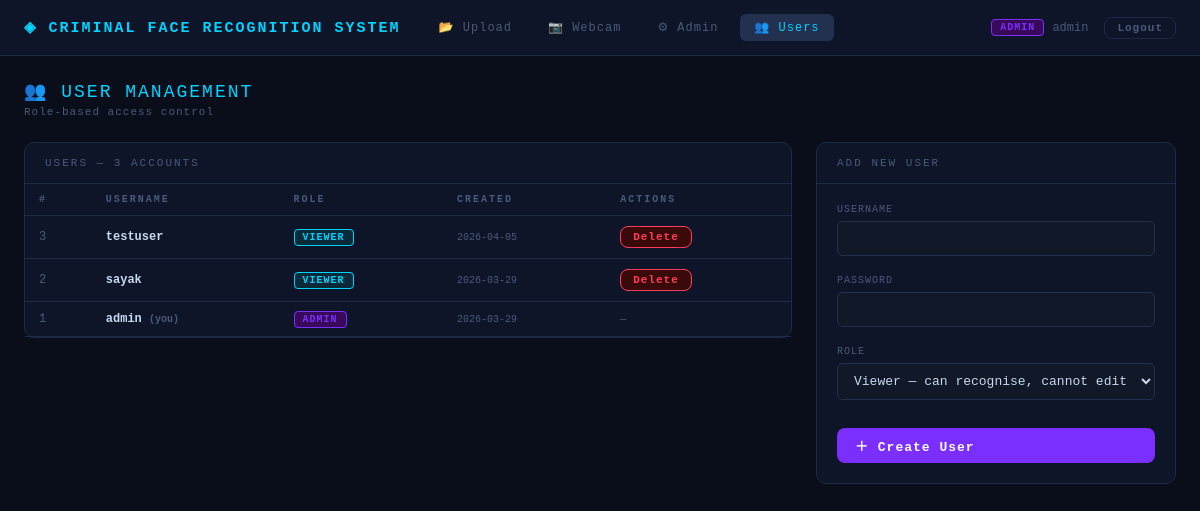
The app's page /auth/users (signed in) with its own data.
### app/models.py (models this page shows, shortened)
class User(UserMixin, db.Model):
    __tablename__ = "users"
    id            = db.Column(db.Integer, primary_key=True)
    username      = db.Column(db.String(80), unique=True, nullable=False)
    password_hash = db.Column(db.String(256), nullable=False)
    role          = db.Column(db.String(20), nullable=False, default="viewer")  # admin | viewer
    created_at    = db.Column(db.DateTime, default=datetime.utcnow)
    def is_admin(self):
        return self.role == "admin"

### app/auth/routes.py (the view)
@auth_bp.route("/users")
@login_required
@admin_required
def users():
    all_users = User.query.order_by(User.created_at.desc()).all()
    return render_template("auth/users.html", users=all_users)

### app/auth/routes.py (called while the page is built)
def admin_required(f):
    @wraps(f)
    def decorated(*args, **kwargs):
        if not current_user.is_authenticated or not current_user.is_admin():
            flash("Admin access required.", "danger")
            return redirect(url_for("recognize.upload"))
        return f(*args, **kwargs)
    return decorated

### templates/auth/users.html (shortened to what this page needs)
{% extends "base.html" %}
{% block content %}
<div class="page-header">
  <div class="page-title">👥 USER MANAGEMENT</div>
  <div class="page-sub">Role-based access control</div>
</div>
<div style="display:grid;grid-template-columns:1fr 360px;gap:1.5rem;align-items:start">
  <div class="card">
    <div class="card-header">
      <span class="card-title">USERS — {{ users|length }} ACCOUNT{{ 'S' if users|length != 1 }}</span>
    </div>
    <div class="card-body" style="padding:0">
      <table class="data-table">
        <thead>
          <tr>
            <th>#</th><th>USERNAME</th><th>ROLE</th><th>CREATED</th><th>ACTIONS</th>
          </tr>
        </thead>
        <tbody>
          {% for u in users %}
          <tr>
            <td class="text-dim">{{ u.id }}</td>
            <td style="font-weight:bold">
              {{ u.username }}
              {% if u.id == current_user.id %}<span class="text-xs text-dim"> (you)</span>{% endif %}
            </td>
            <td>
              <span class="badge badge-{{ u.role }}">{{ u.role.upper() }}</span>
            </td>
            <td class="text-dim text-xs">{{ u.created_at.strftime('%Y-%m-%d') if u.created_at else '—' }}</td>
            <td>
              {% if u.id != current_user.id %}
              <form method="POST" action="{{ url_for('auth.delete_user', user_id=u.id) }}"
                    onsubmit="return confirm('Delete user {{ u.username }}?')">
                <button class="btn btn-danger btn-sm">Delete</button>
              </form>
              {% else %}
              <span class="text-dim text-xs">—</span>
              {% endif %}
            </td>
          </tr>
          {% endfor %}
        </tbody>
      </table>
    </div>
  </div>
  <div class="card">
    <div class="card-header"><span class="card-title">ADD NEW USER</span></div>
    <div class="card-body">
      <form method="POST" action="{{ url_for('auth.add_user') }}">
        <div class="form-group">
          <label class="form-label">USERNAME</label>
          <input class="form-control" type="text" name="username" required />
        </div>
        <div class="form-group">
          <label class="form-label">PASSWORD</label>
          <input class="form-control" type="password" name="password" required />
        </div>
        <div class="form-group">
          <label class="form-label">ROLE</label>
          <select class="form-control" name="role">
            <option value="viewer">Viewer — can recognise, cannot edit DB</option>
          </select>
        </div>
        <button class="btn btn-primary w-full mt-1">＋ Create User</button>
      </form>
    </div>
  </div>
</div>
{% endblock %}

### templates/base.html (shortened to what this page needs)
<!DOCTYPE html>
<html lang="en">
<head>
  <link rel="stylesheet" href="{{ url_for('static', filename='css/main.css') }}"/>
</head>
<body>
{% if current_user.is_authenticated %}
<nav class="navbar">
  <div class="nav-brand">
    <span class="accent">◈</span> CRIMINAL FACE RECOGNITION SYSTEM
  </div>
  <div class="nav-links">
    <a href="{{ url_for('recognize.upload') }}" class="nav-link {% if request.blueprint == 'recognize' and request.endpoint == 'recognize.upload' %}active{% endif %}">
      📂 Upload
    </a>
    <a href="{{ url_for('recognize.webcam') }}" class="nav-link {% if request.endpoint == 'recognize.webcam' %}active{% endif %}">
      📷 Webcam
    </a>
    {% if current_user.is_admin() %}
    <a href="{{ url_for('admin.dashboard') }}" class="nav-link {% if request.blueprint == 'admin' %}active{% endif %}">
      ⚙ Admin
    </a>
    <a href="{{ url_for('auth.users') }}" class="nav-link {% if request.endpoint == 'auth.users' %}active{% endif %}">
      👥 Users
    </a>
    {% endif %}
  </div>
  <div class="nav-right">
    <span class="nav-user">
      <span class="badge badge-{{ 'admin' if current_user.is_admin() else 'viewer' }}">
        {{ current_user.role.upper() }}
      </span>
      {{ current_user.username }}
    </span>
    <a href="{{ url_for('auth.logout') }}" class="btn btn-ghost btn-sm">Logout</a>
  </div>
</nav>
{% endif %}
<main class="main-content">
  {% block content %}{% endblock %}
</main>
</body>
</html>

### static/css/main.css (style rules this page uses)
:root { --bg: #0a0e1a; --panel: #0f1528; --panel2: #111827; --accent: #00d4ff; --accent2: #7b2fff; --success: #00ff9d; --danger: #ff3c5a; --warning: #ffaa00; --dim: #4a5a7a; --text: #c8d8f0; --border: #1e2a45; --border2: #243050; --font: 'Courier New', Courier, monospace; }
*, *::before, *::after { box-sizing: border-box; margin: 0; padding: 0; }
html, body { height: 100%; }
body { background: var(--bg); color: var(--text); font-family: var(--font); font-size: 14px; }
a { color: var(--accent); text-decoration: none; }
.navbar { display: flex; align-items: center; gap: 1.5rem; background: var(--panel); border-bottom: 1px solid var(--border); padding: 0 1.5rem; height: 56px; }
.nav-brand { font-size: 15px; font-weight: bold; color: var(--accent); letter-spacing: 2px; white-space: nowrap; }
.nav-links { display: flex; gap: 0.5rem; flex: 1; }
.nav-link { padding: 6px 14px; border-radius: 6px; color: var(--dim); font-size: 12px; letter-spacing: 1px; transition: all .2s; }
.nav-link:hover, .nav-link.active { background: var(--border2); color: var(--accent); }
.nav-right { display: flex; align-items: center; gap: 1rem; margin-left: auto; }
.nav-user { font-size: 12px; color: var(--dim); display: flex; align-items: center; gap: 8px; }
.badge { padding: 2px 8px; border-radius: 4px; font-size: 10px; font-weight: bold; letter-spacing: 1px; }
.badge-admin { background: #3a0a5a; color: var(--accent2); border: 1px solid var(--accent2); }
.badge-viewer { background: #0a2a3a; color: var(--accent); border: 1px solid var(--accent); }
.btn { display: inline-flex; align-items: center; gap: 6px; padding: 8px 18px; border-radius: 8px; border: none; cursor: pointer; font-family: var(--font); font-size: 13px; font-weight: bold; letter-spacing: 1px; transition: all .2s; }
.btn-primary { background: var(--accent2); color: #fff; }
.btn-danger { background: #3a0a0a; color: var(--danger); border: 1px solid var(--danger); }
.btn-ghost { background: transparent; color: var(--dim); border: 1px solid var(--border); }
.btn-sm { padding: 4px 12px; font-size: 11px; }
.main-content { padding: 1.5rem; max-width: 1400px; margin: 0 auto; }
.page-header { margin-bottom: 1.5rem; }
.page-title { font-size: 18px; color: var(--accent); letter-spacing: 2px; }
.page-sub { color: var(--dim); font-size: 11px; margin-top: 4px; letter-spacing: 1px; }
.card { background: var(--panel); border: 1px solid var(--border); border-radius: 10px; }
.card-header { padding: 14px 20px; border-bottom: 1px solid var(--border); display: flex; align-items: center; justify-content: space-between; }
.card-title { font-size: 11px; color: var(--dim); letter-spacing: 2px; }
.card-body { padding: 20px; }
.data-table { width: 100%; border-collapse: collapse; font-size: 12px; }
.data-table th { padding: 10px 14px; text-align: left; color: var(--dim); font-size: 10px; letter-spacing: 2px; border-bottom: 1px solid var(--border); }
.data-table td { padding: 10px 14px; border-bottom: 1px solid var(--border); vertical-align: middle; }
.form-group { margin-bottom: 1.2rem; }
.form-label { display: block; font-size: 10px; color: var(--dim); letter-spacing: 1px; margin-bottom: 6px; }
.form-control { width: 100%; background: var(--panel2); border: 1px solid var(--border2); border-radius: 6px; padding: 9px 12px; color: var(--text); font-family: var(--font); font-size: 13px; transition: border-color .2s; }
select.form-control option { background: var(--panel); }
.mt-1 { margin-top: .5rem; }
.text-dim { color: var(--dim); }
.text-xs { font-size: 10px; }
.w-full { width: 100%; }

### records on screen
User: role "ADMIN", username "admin", id "1", shows "(you)", created_at "2026-03-29"
User: id "3", username "testuser", role "VIEWER", created_at "2026-04-05"
User: id "2", username "sayak", role "VIEWER", created_at "2026-03-29"

### other values on screen
{{ users|length }} "3"
{{ 'S' if users|length != 1 }} "S"
